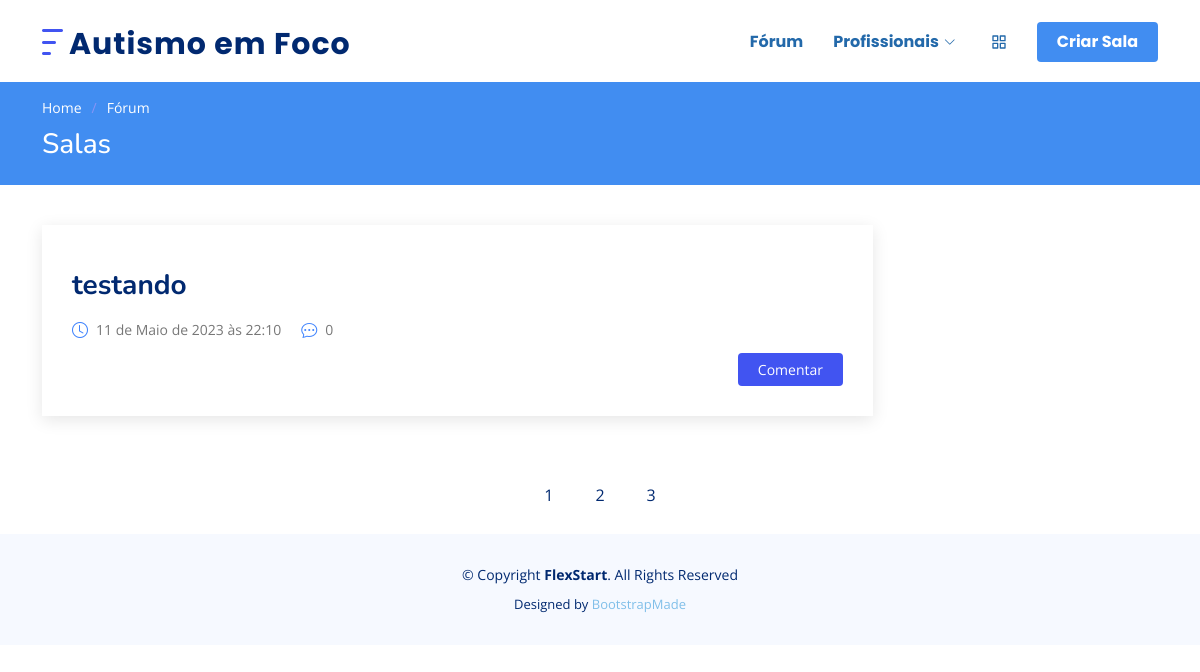
Screenshot of /forum/ (signed in) with the database file from the repository.
### forum/models.py (models this page shows, shortened)
class Sala(models.Model):
    titulo = models.CharField(max_length=100)
    data = models.DateTimeField(auto_now_add=True)
    imagem = models.ImageField(upload_to='forum', blank=True)
    hit_count_generic = GenericRelation(HitCount, object_id_field='object_pk',
                                        related_query_name='hit_count_generic_relation'
    )
    mensagens = models.ManyToManyField(Mensagem, blank=True, null=True)
    class Meta:
        verbose_name_plural = "Salas"
    @property
    def num_mensagens(self):
        return self.mensagens.count()

### forum/views.py (the view)
# urls.py: path('', sala, name='listar_sala'),
@login_required
def sala(request):
    salas = Sala.objects.all()
    num_mensagens = Mensagem.objects.count()
    num_users = User.objects.count()
    context = {
        "salas": salas,
        "num_mensagens": num_mensagens,
        "num_users": num_users
    }
    return render(request, 'forum/home.html', context)

### forum/templates/forum/home.html (shortened to what this page needs)
{% extends 'geral/base.html' %}
{% load static %}
{% block content %}
<main id="main">
    <section class="breadcrumbs">
      <div class="container">
        <ol>
          <li><a href="index.html">Home</a></li>
          <li>Fórum</li>
        </ol>
        <h2>Salas</h2>
      </div>
    </section>
	{% if salas %}
	{% for s in salas %}
	<section id="blog" class="blog">
      <div class="container" data-aos="fade-up">
        <div class="row">
          <div class="col-lg-9 entries">
            <article class="entry">
              <div class="entry-img">
              </div>
              <h2 class="entry-title">
				    <a href="{{ s.id }}">{{ s.titulo }}</a>
              </h2>
              <div class="entry-meta">
                <ul>
					<li class="d-flex align-items-center"><i class="bi bi-clock"></i> <a href="blog-single.html">{{s.data}}</a></li>
					<li class="d-flex align-items-center"><i class="bi bi-chat-dots"></i> <a href="blog-single.html">{{s.num_mensagens}}</a></li>
                </ul>
              </div>
              <div class="entry-content">
                <div class="read-more">
					<a href="{{ s.id }}" title="">Comentar</a>
                </div>
				</div>
              </div>
			{% endfor %}
		  {% endif %}
            <div class="blog-pagination">
              <ul class="justify-content-center">
                <li><a href="active">1</a></li>
                <li class="#"><a href="#">2</a></li>
                <li><a href="#">3</a></li>
              </ul>
            </div>
          </div>
        </div>
    </section>
  </main>
{% endblock %}

### static/assets/css/style.css (style rules this page uses)
:root { scroll-behavior: smooth; }
body { font-family: "Open Sans", sans-serif; color: #444444; }
a { color: #80bfe9; text-decoration: none; }
h1, h2, h3, h4, h5, h6 { font-family: "Nunito", sans-serif; }
section { padding: 60px 0; overflow: hidden; }
.breadcrumbs { padding: 15px 0; background: #418df1; min-height: 40px; margin-top: 82px; color: #fff; }
.breadcrumbs h2 { font-size: 28px; font-weight: 500; }
.breadcrumbs ol { display: flex; flex-wrap: wrap; list-style: none; padding: 0 0 10px 0; margin: 0; font-size: 14px; }
.breadcrumbs ol a { color: #fff; transition: 0.3s; }
.breadcrumbs ol li+li { padding-left: 10px; }
.breadcrumbs ol li+li::before { display: inline-block; padding-right: 10px; color: #8894f6; content: "/"; }
.blog { padding: 40px 0 20px 0; }
.blog .entry { padding: 30px; margin-bottom: 60px; box-shadow: 0 4px 16px rgba(0, 0, 0, 0.1); }
.blog .entry .entry-img { max-height: 440px; margin: -30px -30px 20px -30px; overflow: hidden; }
.blog .entry .entry-title { font-size: 28px; font-weight: bold; padding: 0; margin: 0 0 20px 0; }
.blog .entry .entry-title a { color: #012970; transition: 0.3s; }
.blog .entry .entry-meta { margin-bottom: 15px; color: #4084fd; }
.blog .entry .entry-meta ul { display: flex; flex-wrap: wrap; list-style: none; align-items: center; padding: 0; margin: 0; }
.blog .entry .entry-meta ul li+li { padding-left: 20px; }
.blog .entry .entry-meta i { font-size: 16px; margin-right: 8px; line-height: 0; }
.blog .entry .entry-meta a { color: #777777; font-size: 14px; display: inline-block; line-height: 1; }
.blog .entry .entry-content .read-more { -moz-text-align-last: right; text-align-last: right; }
.blog .entry .entry-content .read-more a { display: inline-block; background: #4154f1; color: #fff; padding: 6px 20px; transition: 0.3s; font-size: 14px; border-radius: 4px; }
.blog .blog-pagination { color: #024ed5; }
.blog .blog-pagination ul { display: flex; padding: 0; margin: 0; list-style: none; }
.blog .blog-pagination li { margin: 0 5px; transition: 0.3s; }
.blog .blog-pagination li a { color: #012970; padding: 7px 16px; display: flex; align-items: center; justify-content: center; }

### rows the page displays
Sala: titulo "testando", data "11 de Maio de 2023 às 22:10", num_mensagens "0"
